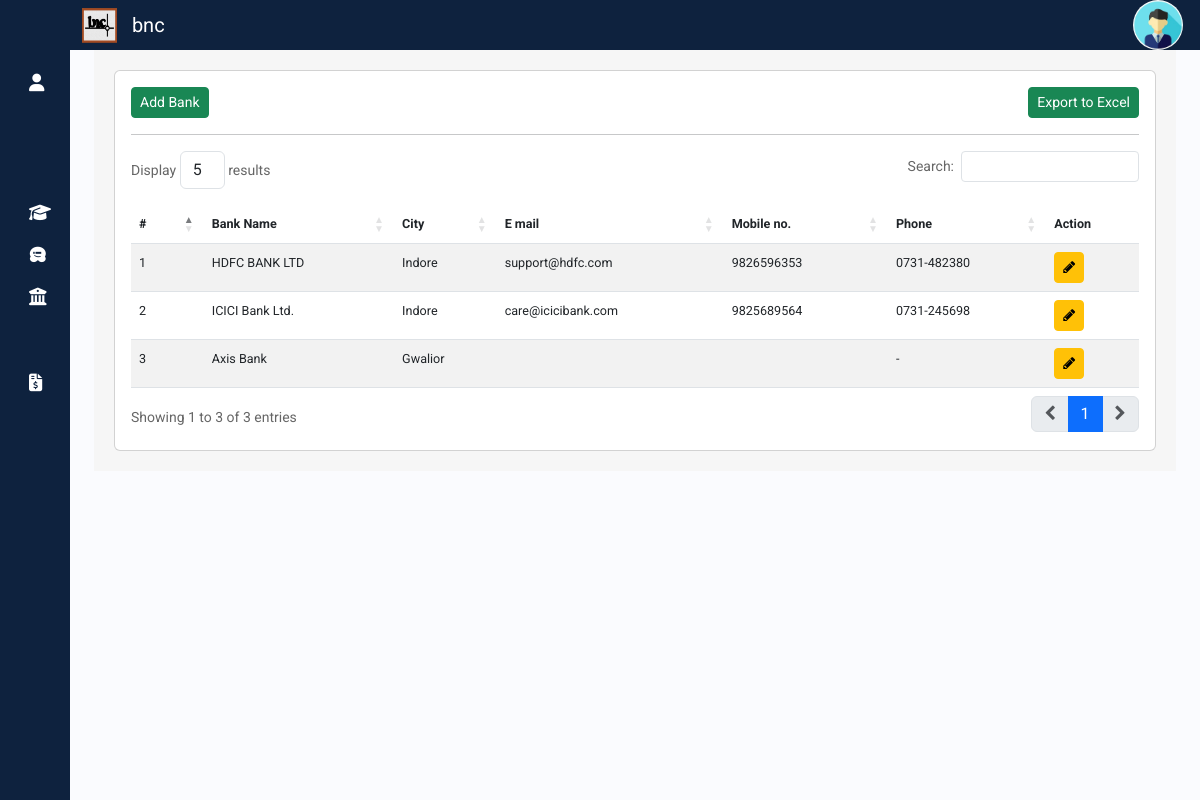
Screenshot of /bankmanage with the database file from the repository.
### propval/models.py (models this page shows, shortened)
class Banks(models.Model):
    name = models.CharField(max_length=255, null=True, blank=True)
    branch = models.CharField(max_length=100, null=True, blank=True)
    add1 = models.TextField(null=True, blank=True)
    add2 = models.TextField(null=True, blank=True)
    city = models.CharField(max_length=100,null=True, blank=True)
    state = models.CharField(max_length=100,null=True, blank=True)
    zip = models.CharField(max_length=50,null=True, blank=True)
    country = models.CharField(max_length=20,null=True, blank=True)
    contact_no = models.CharField(max_length=15,null=True, blank=True)
    std = models.CharField(max_length=4,null=True, blank=True)
    landline = models.CharField(max_length=10,null=True, blank=True)
    email = models.EmailField(null=True, blank=True)
    website = models.URLField(null=True, blank=True)
    gstin = models.CharField(max_length=15,null=True, blank=True)
    pan = models.CharField(max_length=10,null=True, blank=True)
    internalrate = models.FloatField(null=True, blank=True)
    externalrate = models.FloatField(null=True, blank=True)
    partamount = models.FloatField(null=True, blank=True)

### propval/views.py (the view)
# urls.py: path('bankmanage', views.bankmanage, name='bankmanage'),
def bankmanage(request):
    banks = Banks.objects.all()
    return render(request, 'bankmanagement.html', {'banks': banks})

### templates/bankmanagement.html (shortened to what this page needs)
{% extends "sidebar.html" %}
{% load static %}
{% block content %}
<div class="container ">
    <div class="container-fluid">
    <div class="container" style="display:block; background-color:#f6f6f6; padding:20px 20px 20px;">
      <div class="row">
        <div class="col-md-12">
          <div class="card">
            <div class="card-body">
                <a class="btn btn-success btn-sm float-end" href="/api/bankexport">Export to Excel</a>
                <a class="btn btn-success btn-sm" href="/banks/0">Add Bank</a>
                <hr>
                <table id="banktable" class="table table-hover table-striped tavle-bordered" style="font-size: 90%;">
                <thead>
                  <tr>
                    <th scope="col">#</th>
                    <th scope="col">Bank Name</th>
                    <th scope="col">City</th>
                    <th scope="col">E mail</th>
                    <th scope="col">Mobile no.</th>
                    <th scope="col">Phone</th>
                    <th scope="col">Action</th>
                  </tr>
                </thead>
                <tbody>
                  {% for recrep in banks %}
                  <tr>
                    <td scope="row">{{forloop.counter}}</td>
                    <td >{{recrep.name}}</td>
                    <td >{{recrep.city}}</td>
                    <td >{{recrep.email}}</td>
                    <td >{{recrep.contact_no}}</td>
                    <td >{{recrep.std}}-{{recrep.landline}}</td>
                    <td>
                      <a href="{% url 'banks' recrep.id %}" class="btn btn-warning btn-sm"><i class="fa fa-pencil" aria-hidden="true"></i></a>
                    </td>
                    </tr>
                  {% endfor %}
                </tbody>
              </table>
            </div>
          </div>
        </div>
      </div>
    </div>
  </div>
  {% endblock content %}

### propval/static/css/sidebarstyle.css (style rules this page uses)
a { text-decoration: none; }
body { font-family: 'Poppins', sans-serif; }

### reception/static/css/formstyle.css (style rules this page uses)
html, body { min-height: 100%; }
body, div, form, input, select, textarea, p { padding: 0; margin: 0; outline: none; font-family: Roboto, Arial, sans-serif; font-size: 14px; color: #666; line-height: 22px; }

### rows the page displays
Banks: name "HDFC BANK LTD", city "Indore", email "support@hdfc.com", contact_no "9826596353", std "0731", landline "482380"
Banks: name "ICICI Bank Ltd.", city "Indore", email "care@icicibank.com", contact_no "9825689564", std "0731", landline "245698"
Banks: name "Axis Bank", city "Gwalior"
